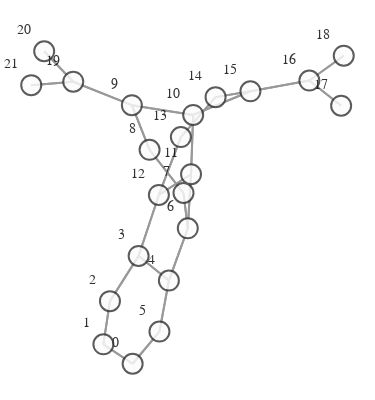

Notebook cell for this chart:
### Markdown cell above
#  **GRAPH VISUALIZATION EXAMPLE**

### Code cell
import networkx as nx
from visualize import GraphVisualization

def create_graph(graph):
    g = to_networkx(graph)
    pos = nx.spring_layout(g)
    vis = GraphVisualization(
        g,
        pos,
        node_text_position="top left",
        node_size=20,
    )
    fig = vis.create_figure()
    return fig


fig = create_graph(dataset[0])
fig.show()

### Figure 1 — Plotly figure (JSON) as saved in the notebook; plotly's stock layout.template omitted (floating-point values rounded to 4 significant figures; data arrays with more than 128 entries replaced by an {"elided": "..."} marker saying what was removed)
{"data": [{"hoverinfo": "none", "line": {"color": "#808080", "width": 2}, "mode": "lines", "opacity": 0.8, "x": {"elided": "150 float values"}, "y": {"elided": "150 float values"}, "type": "scatter"}, {"hoverinfo": "text", "marker": {"color": "#fcfcfc", "colorbar": {"thickness": 15, "title": {"side": "right", "text": ""}, "xanchor": "left"}, "colorscale": [[0, "rgb(255,255,217)"], [0.125, "rgb(237,248,177)"], [0.25, "rgb(199,233,180)"], [0.375, "rgb(127,205,187)"], [0.5, "rgb(65,182,196)"], [0.625, "rgb(29,145,192)"], [0.75, "rgb(34,94,168)"], [0.875, "rgb(37,52,148)"], [1, "rgb(8,29,88)"]], "line": {"color": "#333333", "width": 2}, "reversescale": false, "showscale": false, "size": 20}, "mode": "markers+text", "opacity": 0.8, "text": ["0", "1", "2", "3", "4", "5", "6", "7", "8", "9", "10", "11", "12", "13", "14", "15", "16", "17", "18", "19", "20", "21"], "textfont": {"color": "#000000", "family": "Arial", "size": 14}, "textposition": "top left", "x": [-0.2169, -0.3755, -0.3399, -0.1844, -0.02044, -0.07158, 0.08203, 0.05881, -0.1251, -0.2212, 0.1112, 0.0996, -0.07473, 0.04453, 0.2326, 0.4214, 0.7409, 0.9132, 0.9273, -0.5389, -0.6964, -0.7665], "y": [-1, -0.8976, -0.6704, -0.4323, -0.5622, -0.8304, -0.2871, -0.1012, 0.1263, 0.3612, 0.3099, -0.0025, -0.1115, 0.1934, 0.4035, 0.4343, 0.4908, 0.3583, 0.6215, 0.4846, 0.645, 0.4666], "type": "scatter"}], "layout": {"autosize": false, "height": 400, "hovermode": "closest", "margin": {"b": 5, "l": 0, "r": 0, "t": 20}, "paper_bgcolor": "rgba(255,255,255,255)", "plot_bgcolor": "rgba(0,0,0,0)", "scene": {"xaxis": {"autorange": true, "showgrid": false, "showline": false, "showticklabels": false, "ticks": "", "visible": false, "zeroline": false}, "yaxis": {"autorange": true, "showgrid": false, "showline": false, "showticklabels": false, "ticks": "", "visible": false, "zeroline": false}, "zaxis": {"autorange": true, "showgrid": false, "showline": false, "showticklabels": false, "ticks": "", "visible": false, "zeroline": false}}, "showlegend": false, "title": {"font": {"size": 16}, "text": ""}, "width": 375, "xaxis": {"autorange": true, "showgrid": false, "showline": false, "showticklabels": false, "ticks": "", "visible": false, "zeroline": false}, "yaxis": {"autorange": true, "showgrid": false, "showline": false, "showticklabels": false, "ticks": "", "visible": false, "zeroline": false}}}
